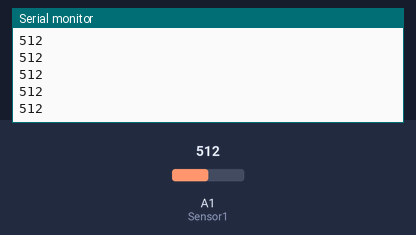
The sketch below on a simulated Arduino Uno, built with avr-gcc and run on an emulated ATmega328P. On the bench: the last lines printed to the serial monitor. Inputs (shaded band) come from the test bench; at power-on: A1 (Sensor1) = 512.

Above: at 1.2 s.
1.3 s: A1 (Sensor1) set to 716
At 2.4 s:
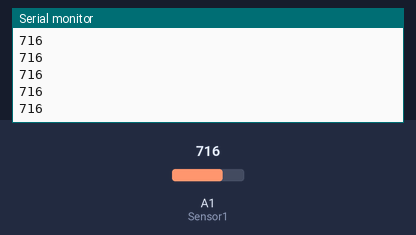
2.8 s: A1 (Sensor1) set to 900
At 3.4 s:
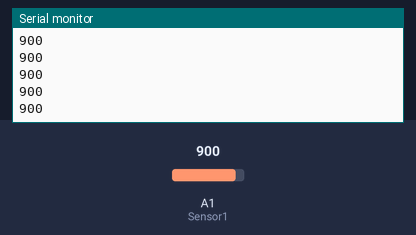
Timing chart, 0 to 5.8 s (numbered marks = the images above; inputs shaded):
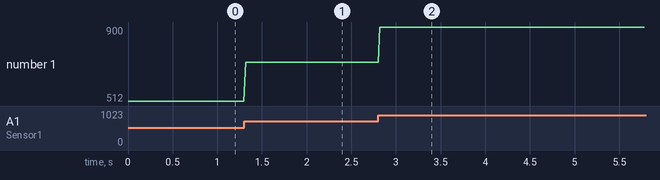

Measured:
- after the input at 1.3 s, the serial monitor: prints a new line at once (image 1)
- after the input at 2.8 s, the serial monitor: prints a new line at once (image 2)
- plotted number 1: 512 → 716 after the input at 1.3 s, 716 → 900 after the input at 2.8 s

The sketch:

Test_Sensors_19.10.2020.ino
```cpp
const int Sensor1 = A1;
int Sensor1Value = 0;
void setup() {
  // put your setup code here, to run once:
 Serial.begin(9600);

}

void loop() {
  // put your main code here, to run repeatedly:
  Sensor1Value = analogRead(Sensor1);
  Serial.println(Sensor1Value);
  delay(20);
}
```
